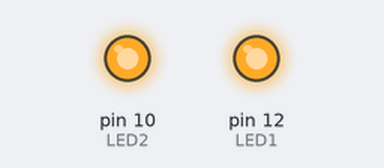
Bench run of a sketch on a simulated Arduino Uno, built with avr-gcc and run on an emulated ATmega328P. Shown: output pins drawn as LEDs (lit = HIGH).

Above: at 0.22 s.
At 1.58 s:
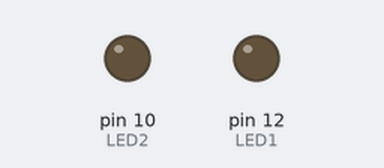
At 2.65 s:
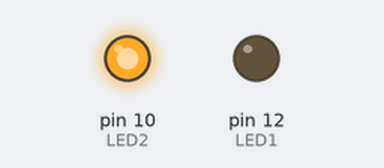
Timing chart, 0 to 3.0 s (numbered marks = the images above):
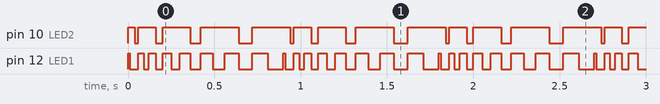

Measured:
- by itself, pin 10 (LED2): repeats every 0.90 s: LOW 0.02 s, HIGH 0.10 s, LOW 0.04 s, HIGH 0.16 s, LOW 0.06 s, HIGH 0.22 s, LOW 0.08 s, HIGH 0.22 s
- by itself, pin 12 (LED1): repeats every 0.90 s: LOW 0.05 s, HIGH 0.03 s, LOW 0.03 s, HIGH 0.04 s, LOW 0.04 s, HIGH 0.05 s, LOW 0.05 s, HIGH 0.06 s, LOW 0.06 s, HIGH 0.07 s, LOW 0.07 s, HIGH 0.08 s, LOW 0.08 s, HIGH 0.09 s, LOW 0.09 s, HIGH 0.01 s

The sketch:

study.ino
```cpp
// // study.ino


const int LED1 = 12;
const int LED2 = 10;
void setup()
{
  pinMode(LED1, OUTPUT);
  pinMode(LED2, OUTPUT);
}

void loop()
{
  for(int i = 0; i < 10; i++){
    digitalWrite(LED1, HIGH);
    digitalWrite(LED2, HIGH);
    delay(10*i);
    if(i % 2 == 0){
      digitalWrite(LED2, LOW);
    }
    digitalWrite(LED1, LOW);
    delay(10*i);
  }
}
```
